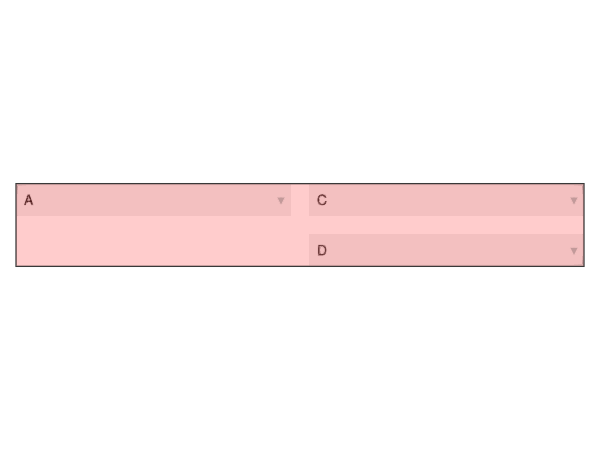

Here is the Julia script that generated this plot:
using GLMakie

fig = Figure()
g = GridLayout(fig[1, 1])
rowgap!(g, 2)
r1 = 1
r2 = 2

Menu(g[r1, 1], options=["A"])
Menu(g[r1, 2], options=["C"])
m2 = Menu(g[r2, 1], options=["B"])
Menu(g[r2, 2], options=["D"])

m2.blockscene.visible[] = false

b = Box(g[r1:r2, 1:2], color=(:red, 0.2), tellheight=false, tellwidth=false, alignmode=Outside(0))

save("test_box5.png", fig)
